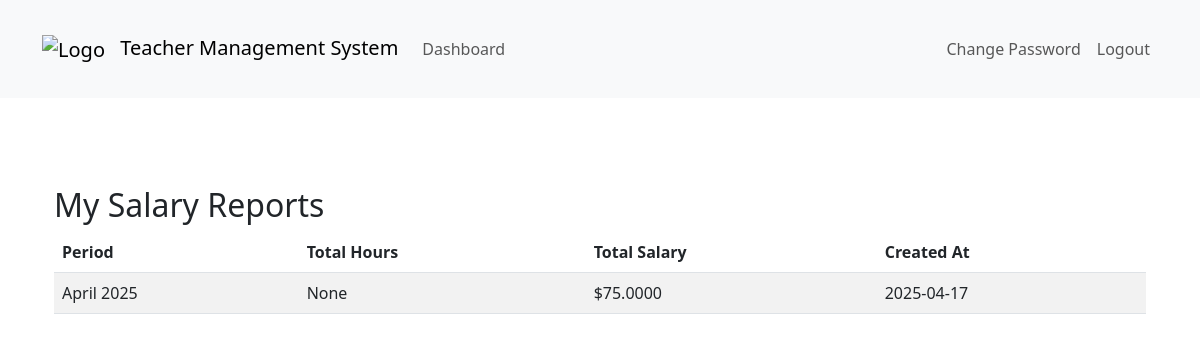
The app's page /dashboard/dashboard/teacher/salary-reports/ (signed in), older data.
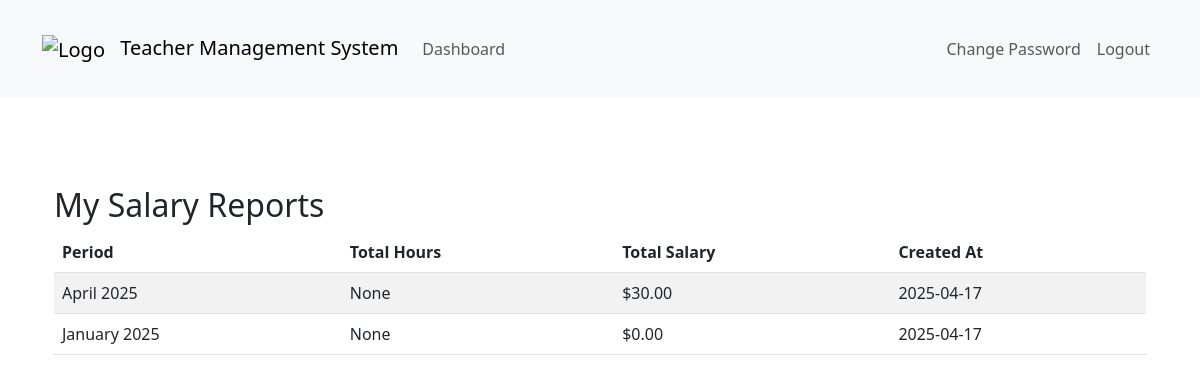
The same page, newer data.
### teachers_app/models.py (models this page shows, shortened)
class SalaryReport(models.Model):
    teacher = models.ForeignKey(Teacher, on_delete=models.CASCADE)
    start_date = models.DateTimeField()
    end_date = models.DateTimeField()
    total_hours = models.DecimalField(max_digits=10, decimal_places=2, null=True, blank=True)
    total_amount = models.DecimalField(max_digits=10, decimal_places=2, null=True, blank=True)
    created_at = models.DateTimeField(auto_now_add=True)
    created_by = models.ForeignKey(CustomUser, on_delete=models.SET_NULL, null=True)
    notes = models.TextField(blank=True)
    is_deleted = models.BooleanField(default=False)
    deleted_at = models.DateTimeField(null=True, blank=True)

### teachers_app/views.py (the view)
# urls.py: path('dashboard/teacher/salary-reports/', views.teacher_salary_reports, name='teacher_salary_reports'),
@login_required
@user_passes_test(lambda u: u.is_teacher)
def teacher_salary_reports(request):
    teacher = get_object_or_404(Teacher, user=request.user)
    reports = SalaryReport.objects.filter(teacher=teacher).order_by('-start_date')
    reports_with_data = []
    for report in reports:
        year = report.start_date.year
        month = report.start_date.month
        report_data = SalaryCalculationService.calculate_salary(report.teacher, year, month)
        reports_with_data.append({
            'report': report,
            'total_salary': report_data['total_salary']
        })
    return render(request, 'teachers/teacher_salary_reports.html', {
        'reports': reports_with_data
    })

### teachers_app/models.py (called while the page is built)
    def __str__(self):
        return f"{self.user.username} - {self.subjects}" if self.subjects else self.user.username

    def __str__(self):
        return f"{self.name} (${self.hourly_rate}/hour)"

    def calculated_hours(self):
        if self.entry_type == 'manual' and self.manual_hours:
            return self.manual_hours
        elif self.entry_type == 'clock' and self.clock_in and self.clock_out:
            duration = self.clock_out - self.clock_in
            return duration.total_seconds() / 3600  # Return hours
        elif self.entry_type == 'time_range' and self.start_time and self.end_time:
            duration = self.end_time - self.start_time
            return duration.total_seconds() / 3600  # Return hours
        return None  # Return None if no valid data

    def __str__(self):
        if self.entry_type == 'manual':
            return f"{self.teacher} - {self.task} - {self.manual_hours} hours"
        elif self.entry_type == 'time_range':
            return f"{self.teacher} - {self.task} - {self.start_time} to {self.end_time}"
        return f"{self.teacher} - {self.task} - {self.clock_in} to {self.clock_out}"

### templates/teachers/teacher_salary_reports.html (shortened to what this page needs)
{% extends 'base.html' %}
{% block content %}
<div class="container mt-4">
    <h2>My Salary Reports</h2>
    <table class="table table-striped">
        <thead>
            <tr>
                <th>Period</th>
                <th>Total Hours</th>
                <th>Total Salary</th>
                <th>Created At</th>
            </tr>
        </thead>
        <tbody>
            {% for item in reports %}
            <tr>
                <td>{{ item.report.start_date|date:"F Y" }}</td>
                <td>{{ item.report.total_hours }}</td>
                <td>${{ item.total_salary }}</td>
                <td>{{ item.report.created_at|date:"Y-m-d" }}</td>
            </tr>
            {% empty %}
            <tr><td colspan="4">No salary reports found.</td></tr>
            {% endfor %}
        </tbody>
    </table>
</div>
{% endblock %}

Row changes from the older to the newer data that the page shows:
changed SalaryReport "April 2025": total_salary "75.0000" → "30.00"
added SalaryReport: report.start_date "January 2025", report.total_hours "None", total_salary "0.00", report.created_at "2025-04-17"
